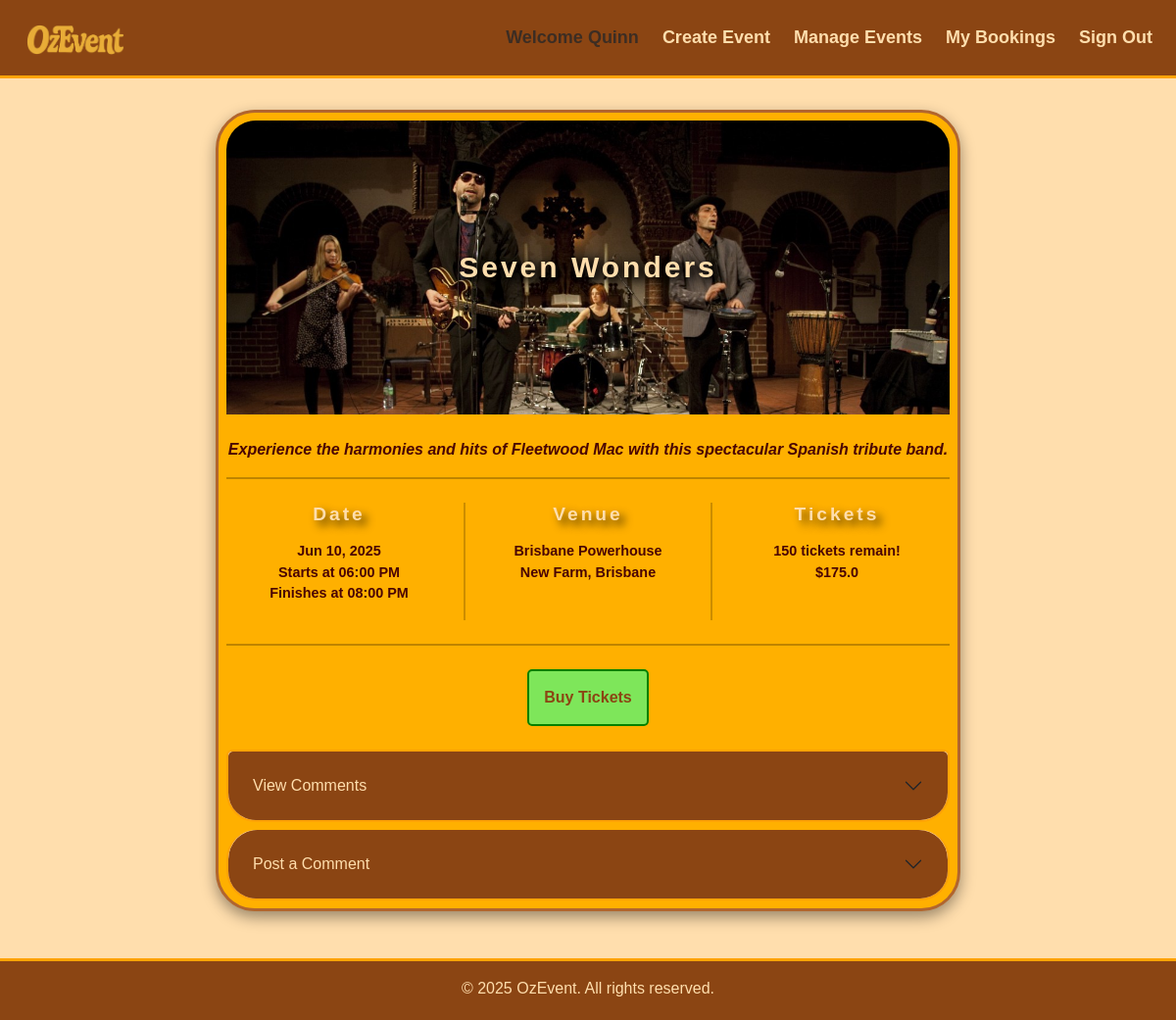
Screenshot of /events/2 (signed in) with the database file from the repository.
### ozevent/models.py (models this page shows, shortened)
class User(db.Model, UserMixin):
    __tablename__ = 'users'
    id = db.Column(db.Integer, primary_key=True)
    firstname = db.Column(db.String(50), nullable=False)
    surname = db.Column(db.String(50), nullable=False)
    username = db.Column(db.String(100), index=True, unique=True, nullable=False)
    email = db.Column(db.String(100), index=True, unique=True, nullable=False)
    phone_number = db.Column(db.String(10), nullable=False)
    street_address = db.Column(db.String(255), nullable=False)
    password_hash = db.Column(db.String(255), nullable=False)
    comments = db.relationship('Comment', backref='user')
    bookings = db.relationship('Booking', backref='user')
    events = db.relationship('Event', backref='user')

class Event(db.Model):
    __tablename__ = 'events'
    id = db.Column(db.Integer, primary_key=True)
    title = db.Column(db.String(100), index=True, nullable=False)
    artist = db.Column(db.String(100), index=True) # Artist announcements may be delayed
    genre = db.Column(db.String(50), index=True, nullable=False)
    venue = db.Column(db.String(150), index=True, nullable=False)
    location = db.Column(db.String(150), index=True, nullable=False)
    date = db.Column(db.Date, index=True, nullable=False)
    start_time = db.Column(db.Time, nullable=False)
    end_time = db.Column(db.Time, nullable=False)
    available_tickets = db.Column(db.Integer, nullable=False)
    ticket_price = db.Column(db.Float(5), nullable=False)
    short_description = db.Column(db.String(255), nullable=False)
    description = db.Column(db.Text, nullable=False)
    image = db.Column(db.String(400), nullable=False, default='/static/img/default.png')
    status = db.Column(db.String(50), index=True, nullable=False)
    comments = db.relationship('Comment', backref='event')
    bookings = db.relationship('Booking', backref='event')
    owner_id = db.Column(db.Integer, db.ForeignKey('users.id'), nullable=False)

### ozevent/events.py (the view)
@events_bp.route('/<event_id>')
def show(event_id):
    event = db.session.scalar(db.select(Event).where(Event.id==event_id))
    if not event:
        abort(404) # Triggers @app.errorhandler
    form = CommentForm()
    return render_template('events/show.html', event=event, form=form, heading=event.title)

### ozevent/templates/events/show.html (shortened to what this page needs)
{% extends 'base.html' %}
{% from 'bootstrap5/form.html' import render_form %}
{% block content %}
        <section>
            <div class="container mt-5 mb-5">
                <div class="row justify-content-center">
                    <div class="event-form col-11 col-sm-12 col-md-10 col-lg-9 col-xl-8 col-xxl-7 p-2">
                        <form id="bookingForm">
                            <div class="form-group row mb-4">
                                <div class="col-12 text-center position-relative">
                                    <img src="{{ url_for('static', filename='img/' ~ event.image) }}" alt="Event Image" class="event-image img-fluid w-100">
                                    <h1 class="form-title position-absolute top-50 start-50 translate-middle">{{ event.title }}</h1>
                                </div>
                            </div>
                            <div class="form-group row">
                                <div class="col-12">
                                    <div class="event-description text-center">
                                        <p>{{ event.description }}</p>
                                        <hr class="row-divider mb-4">
                                    </div>
                                </div>
                            </div>
                            <div class="form-group row text-center" id="middleText">
                                <div class="col-6 col-sm-4 mb-2">
                                    <h4 class="mb-3" id="middleHeading">Date</h4>
                                    <p>{{ event.date.strftime('%b %d, %Y') }}<br>Starts at {{ event.start_time.strftime('%I:%M %p') }}<br>Finishes at {{ event.end_time.strftime('%I:%M %p') }}</p>
                                </div>
                                <div class="col-6 col-sm-4 mb-2 column-divider">
                                    <h4 class="mb-3" id="middleHeading">Venue</h4>
                                    <p>{{ event.venue }}<br>{{ event.location }}</p>
                                </div>
                                <div class="col-12 col-sm-4">
                                    <h4 class="mb-3" id="middleHeading">Tickets</h4>
                                    <p>{{ event.available_tickets }} tickets remain!<br>${{ event.ticket_price }}</p>
                                </div>
                                <div>
                                    <hr class="row-divider mb-4">
                                </div>
                            </div>
                            <div class="form-group row text-center mb-4">
                                <div class="col-12">
                                    <button type="button" class="btn" id="buyTicketsBtn" data-bs-toggle="modal" data-bs-target="#bookingModal" aria-label="Buy Tickets">Buy Tickets</button>
                                </div>
                            </div>
                            <div class="accordion">
                                <div class="accordion-item mb-2">
                                    <h2 class="accordion-header" aria-labelledby="viewCommentsHeading">
                                        <button class="accordion-button collapsed" type="button" data-bs-toggle="collapse"
                                        data-bs-target="#collapseComments" aria-expanded="false" aria-controls="collapseComments">View Comments</button>
                                    </h2>
                                </div>
                                <div class="accordion-item">
                                    <h2 class="accordion-header" aria-labelledby="postCommentsHeading">
                                        <button class="accordion-button collapsed" type="button" data-bs-toggle="collapse"
                                        data-bs-target="#collapsePostComment" aria-expanded="false" aria-controls="#collapsePostComment">Post a Comment</button>
                                    </h2>
                                </div>
                        </form>
                    </div>
                </div>
            </div>
        </section>
{% endblock %}

### ozevent/templates/base.html (shortened to what this page needs)
<!DOCTYPE html>
<html lang="en">
<head>
    <link href="https://cdn.jsdelivr.net/npm/bootstrap@5.3.3/dist/css/bootstrap.min.css" rel="stylesheet">
    <link rel="stylesheet" type="text/css" href="{{ url_for('static', filename='style/main.css') }}">
</head>
<body>
    <header>
        <nav class="navbar navbar-expand-sm fixed-top">
            <div class="container-fluid">
                <a class="navbar-brand mx-auto" href="{{ url_for('main.index') }}">
                    <img src="{{ url_for('static', filename='img/brand_logo.png') }}" alt="OzEvent Logo" class="d-inline-block align-text-top img-fluid">
                </a>
                <div class="collapse navbar-collapse" id="navbarSupportedContent">
                    <ul class="navbar-nav ms-auto">
                        {% if current_user.is_authenticated %}
                            <a class="nav-item nav-link disabled text-muted" href="#">Welcome {{current_user.firstname}}</a>
                            <li class="nav-item ms-2 me-2"><a class="nav-link" href="{{ url_for('events.create') }}">Create Event</a></li>
                            <li class="nav-item me-2"><a class="nav-link" href="{{ url_for('events.owned_events') }}">Manage Events</a></li>
                            <li class="nav-item me-2"><a class="nav-link" href="{{ url_for('booking.bookings') }}">My Bookings</a></li>
                            <li class="nav-item d-none d-lg-block me-1"><a class="nav-link" href="#" data-bs-toggle="modal" data-bs-target="#logoutModal">Sign Out</a></li>
                        {% else %}
                            <li class="nav-item me-2"><a class="nav-link" href="{{ url_for('auth.register') }}">Register</a></li>
                            <li class="nav-item me-2"><a class="nav-link" href="{{ url_for('auth.login') }}">Login</a></li>
                        {% endif %}
                    </ul>
                </div>
            </div>
        </nav>
    </header>
    {% block content %}
    {% endblock %}
    <footer class="footer text-center pt-3 pb-1">
        <p>&copy; {{ year }} OzEvent. All rights reserved.</p>
    </footer>
</body>
</html>

### ozevent/static/style/main.css (style rules this page uses)
body { background: #FFDEAD; font-family: 'Lucida Sans', 'Lucida Sans Regular', 'Lucida Grande', sans-serif; padding-top: 64px; min-height: 100vh; }
.navbar { background: #8B4513; border-bottom: 3px solid #FFA305; }
.navbar-brand img { margin-left: 15px; max-height: 100px; max-width: 100px; transition: transform 0.3s ease; }
.navbar-nav, .offcanvas, .offcanvas .dropdown-menu { font-family: inherit; }
.navbar-nav .nav-link, .navbar-nav .dropdown-toggle, .navbar-nav .dropdown-menu .dropdown-item { font-size: clamp(1rem, 1.5vw, 1.2rem); font-weight: 600; color: #FFDEAD; white-space: nowrap; line-height: 2.5; padding: 0.5rem 1rem; transition: all 0.3s ease; }
.event-form { font-family: inherit; color: #4A0404; font-weight: 600; background: #FFB000; padding: 40px; border-radius: 40px; border: 3px solid #B1652E; box-shadow: 0 6px 15px rgba(0, 0, 0, 0.4); }
.form-title { font-size: clamp(2rem, 3vw, 4rem); font-weight: bold; color: #FFDEAD; white-space: nowrap; text-shadow: 3px 3px 6px rgba(0, 0, 0, 0.6); letter-spacing: 3px; }
.form-group .btn, #postCommentBtn, #buyTicketsBtn, #cancelBtn { color: #8B4513; padding: 10px 20px; font-size: 1rem; font-weight: 600; border-radius: 5px; padding: 15px; transition: all 0.5s ease; }
#buyTicketsBtn { background: #7EE65A; border: 2px solid green; }
#bookingForm .form-title { font-size: clamp(1.5rem, 2.5vw, 3rem); position: absolute; top: 40%; left: 50%; padding: 0 1rem; transform: translate(-50%, -50%); text-shadow: 2px 2px 8px rgba(0, 0, 0, 1), 4px 4px 12px rgba(0, 0, 0, 0.9), 0 0 20px rgba(0, 0, 0, 0.8); }
#bookingForm .event-description { font-size: clamp(1rem, 1.3vw, 1.6rem); font-style: italic; }
#middleText { font-size: clamp(0.9rem, 1.2vw, 1.5rem); }
#middleHeading { font-size: clamp(1.1rem, 1.6vw, 2rem); font-weight: bold; color: #FFDEAD; text-shadow: 5px 5px 10px rgba(0, 0, 0, 0.8); letter-spacing: 3px; }
.column-divider { border-left: 2px solid rgba(0, 0, 0, 0.2); border-right: 2px solid rgba(0, 0, 0, 0.2); }
.row-divider { border: 1px solid black; }
.event-image { width: 100%; height: 300px; object-fit: cover; display: block; border-top-left-radius: 30px; border-top-right-radius: 30px; }
.accordion { background: transparent; }
.accordion-item { border: 2px solid #FFA305; background: #FFDEAD; border-radius: 30px; overflow: hidden; }
.accordion-button { background: #8B4513; color: #FFDEAD; padding: 25px; border: none; border-radius: 30px 30px 0 0; }
.footer { background: #8B4513; font-family: inherit; color: #FFDEAD; border-top: 3px solid #FFA305; }

### rows the page displays
User: firstname "Quinn"
Event: image (picture), title "Seven Wonders", description "Experience the harmonies and hits of Fleetwood Mac with this spectacular Spanish tribute band.", date "Jun 10, 2025", start_time "06:00 PM", end_time "08:00 PM", venue "Brisbane Powerhouse", location "New Farm, Brisbane", available_tickets "150", ticket_price "175.0"
